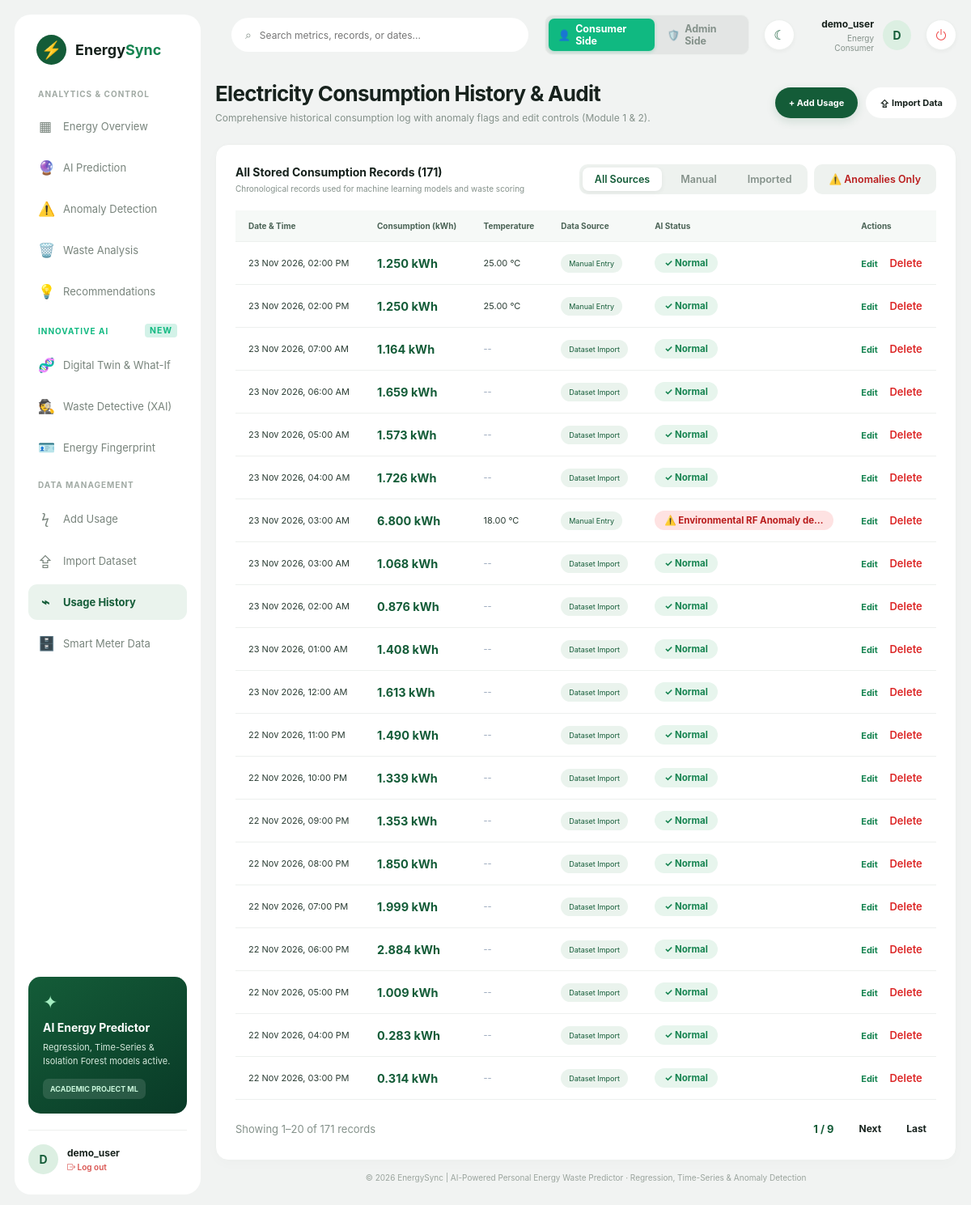
Page /history/ (signed in) on the committed database.
### consumption/models.py (models this page shows, shortened)
class ElectricityConsumption(models.Model):
    SOURCE_CHOICES = [
        ('manual', 'Manual Entry'),
        ('dataset', 'Dataset Import'),
    ]
    user = models.ForeignKey(
        User,
        on_delete=models.CASCADE,
        related_name='consumption_records'
    )
    recorded_at = models.DateTimeField()
    energy_kwh = models.DecimalField(
        max_digits=10,
        decimal_places=3,
        validators=[MinValueValidator(0)]
    )
    temperature = models.DecimalField(
        max_digits=5,
        decimal_places=2,
        null=True,
        blank=True
    )
    source = models.CharField(
        max_length=20,
        choices=SOURCE_CHOICES,
        default='manual'
    )
    created_at = models.DateTimeField(auto_now_add=True)
    class Meta:
        ordering = ['-recorded_at']
        indexes = [
            models.Index(fields=['user', 'recorded_at']),
        ]

class EnergyAnomaly(models.Model):
    user = models.ForeignKey(
        User,
        on_delete=models.CASCADE
    )
    consumption = models.ForeignKey(
        ElectricityConsumption,
        on_delete=models.CASCADE,
        related_name='anomalies'
    )
    anomaly_score = models.FloatField()
    description = models.TextField()
    detected_at = models.DateTimeField(auto_now_add=True)
    is_resolved = models.BooleanField(default=False)

### consumption/views.py (the view)
# urls.py: path('history/', views.history, name='history'),
@login_required
def history(request):
    query = request.GET.get('q', '').strip()
    source_filter = request.GET.get('source', '')
    anomaly_filter = request.GET.get('anomaly', '')
    records = ElectricityConsumption.objects.filter(user=request.user).order_by('-recorded_at')
    if source_filter:
        records = records.filter(source=source_filter)
    if anomaly_filter == 'yes':
        anomaly_ids = EnergyAnomaly.objects.filter(user=request.user).values_list('consumption_id', flat=True)
        records = records.filter(id__in=anomaly_ids)
    paginator = Paginator(records, 20)
    page_number = request.GET.get('page')
    page_obj = paginator.get_page(page_number)
    current_page_ids = [r.id for r in page_obj]
    anomaly_map = {
        a.consumption_id: a
        for a in EnergyAnomaly.objects.filter(user=request.user, consumption_id__in=current_page_ids)
    }
    for r in page_obj:
        r.anomaly = anomaly_map.get(r.id)
    context = {
        'page_obj': page_obj,
        'total_records': paginator.count,
        'source_filter': source_filter,
        'anomaly_filter': anomaly_filter,
        'query': query
    }
    return render(request, 'consumption/history.html', context)

### consumption/templates/consumption/history.html (shortened to what this page needs)
{% extends "base.html" %}
{% load static %}
{% block content %}
<section class="page-heading">
    <div>
        <h1>Electricity Consumption History & Audit</h1>
        <p>Comprehensive historical consumption log with anomaly flags and edit controls (Module 1 & 2).</p>
    </div>
    <div class="heading-actions">
        <a href="{% url 'add_consumption' %}" class="btn-primary">
            + Add Usage
        </a>
        <a href="{% url 'import_data' %}" class="btn-secondary">
            ⇪ Import Data
        </a>
    </div>
</section>
<div class="panel" style="background: white; border-radius: 16px; padding: 24px; border: 1px solid var(--border);">
    <div class="panel-heading" style="flex-wrap: wrap; gap: 12px; margin-bottom: 20px;">
        <div>
            <h3>All Stored Consumption Records ({{ total_records }})</h3>
            <p>Chronological records used for machine learning models and waste scoring</p>
        </div>
        <div style="display: flex; gap: 8px; flex-wrap: wrap;">
            <div class="tab-switcher">
                <a href="?source=" class="tab-btn {% if not source_filter %}active{% endif %}">All Sources</a>
                <a href="?source=manual" class="tab-btn {% if source_filter == 'manual' %}active{% endif %}">Manual</a>
                <a href="?source=dataset" class="tab-btn {% if source_filter == 'dataset' %}active{% endif %}">Imported</a>
            </div>
            <div class="tab-switcher">
                <a href="?anomaly=yes" class="tab-btn {% if anomaly_filter == 'yes' %}active{% endif %}" style="color: #b91c1c;">
                    ⚠️ Anomalies Only
                </a>
            </div>
        </div>
    </div>
    <div class="table-wrapper">
        <table class="custom-table">
            <thead>
                <tr>
                    <th>Date & Time</th>
                    <th>Consumption (kWh)</th>
                    <th>Temperature</th>
                    <th>Data Source</th>
                    <th>AI Status</th>
                    <th>Actions</th>
                </tr>
            </thead>
            <tbody>
                {% for record in page_obj %}
                <tr>
                    <td>{{ record.recorded_at|date:"d M Y, h:i A" }}</td>
                    <td>
                        <strong style="font-size: 14.5px;">{{ record.energy_kwh }} kWh</strong>
                    </td>
                    <td>
                        {% if record.temperature != None %}
                            {{ record.temperature }} °C
                        {% else %}
                            <span style="color: #94a3b8;">--</span>
                        {% endif %}
                    </td>
                    <td>
                        <span class="source-badge">
                            {{ record.get_source_display }}
                        </span>
                    </td>
                    <td>
                        {% if record.anomaly %}
                            <span class="status-pill abnormal" title="{{ record.anomaly.description }}">
                                ⚠️ {{ record.anomaly.description|truncatechars:28 }}
                            </span>
                        {% else %}
                            <span class="status-pill normal">✓ Normal</span>
                        {% endif %}
                    </td>
                    <td>
                        <a href="{% url 'edit_consumption' record.pk %}" style="color: #168451; font-weight: 700; margin-right: 12px;">
                            Edit
                        </a>
                        <form method="POST" action="{% url 'delete_consumption' record.pk %}" style="display: inline;" onsubmit="return confirm('Delete this record?');">
                            <button type="submit" style="background: none; border: none; color: #dc2626; cursor: pointer; font-weight: 600; font-size: 13px;">
                                Delete
                            </button>
                        </form>
                    </td>
                </tr>
                {% endfor %}
            </tbody>
        </table>
    </div>
    {% if page_obj.has_other_pages %}
    <div style="display: flex; justify-content: space-between; align-items: center; margin-top: 22px; font-size: 13px;">
        <span style="color: var(--muted);">
            Showing {{ page_obj.start_index }}–{{ page_obj.end_index }} of {{ total_records }} records
        </span>
        <div style="display: flex; gap: 7px;">
            <span style="padding: 6px 12px; font-weight: 700; color: var(--green);">
                {{ page_obj.number }} / {{ page_obj.paginator.num_pages }}
            </span>
            {% if page_obj.has_next %}
                <a href="?page={{ page_obj.next_page_number }}&source={{ source_filter }}&anomaly={{ anomaly_filter }}" class="btn-secondary" style="padding: 6px 12px; font-size: 12px;">Next</a>
                <a href="?page={{ page_obj.paginator.num_pages }}&source={{ source_filter }}&anomaly={{ anomaly_filter }}" class="btn-secondary" style="padding: 6px 12px; font-size: 12px;">Last</a>
            {% endif %}
        </div>
    </div>
    {% endif %}
</div>
{% endblock %}

### consumption/templates/base.html (shortened to what this page needs)
{% load static %}
<!DOCTYPE html>
<html lang="en">
<head>
    <link rel="stylesheet" href="https://cdn.jsdelivr.net/npm/bootstrap-icons@1.11.3/font/bootstrap-icons.min.css">
    <link rel="stylesheet" href="{% static 'consumption/css/style.css' %}">
</head>
<body>
<div class="app-container">
    <aside class="sidebar">
        <div class="sidebar-header-mobile">
            <div class="brand" style="margin-bottom: 0;">
                <div class="brand-icon">⚡</div>
                <span>Energy<span class="brand-green">Sync</span></span>
            </div>
        </div>
        <div class="menu-heading" style="{% if request.user.is_staff or request.user.is_superuser %}margin-top: 18px;{% endif %}">ANALYTICS & CONTROL</div>
        <nav class="navigation">
            <a href="{% url 'dashboard' %}" class="nav-link {% if request.resolver_match.url_name == 'dashboard' %}active{% endif %}">
                <span>▦</span> Energy Overview
            </a>
            <a href="{% url 'predictions' %}" class="nav-link {% if request.resolver_match.url_name == 'predictions' %}active{% endif %}">
                <span>🔮</span> AI Prediction
            </a>
            <a href="{% url 'anomaly_detection' %}" class="nav-link {% if request.resolver_match.url_name == 'anomaly_detection' %}active{% endif %}">
                <span>⚠️</span> Anomaly Detection
            </a>
            <a href="{% url 'waste_analysis' %}" class="nav-link {% if request.resolver_match.url_name == 'waste_analysis' %}active{% endif %}">
                <span>🗑️</span> Waste Analysis
            </a>
            <a href="{% url 'recommendations' %}" class="nav-link {% if request.resolver_match.url_name == 'recommendations' %}active{% endif %}">
                <span>💡</span> Recommendations
            </a>
        </nav>
        <div class="menu-heading" style="margin-top: 18px; color: #10b981; display: flex; align-items: center; justify-content: space-between;">
            <span>INNOVATIVE AI</span>
            <span style="background: rgba(16, 185, 129, 0.18); color: #10b981; font-size: 0.65rem; padding: 2px 6px; border-radius: 4px; font-weight: 700;">NEW</span>
        </div>
        <nav class="navigation">
            <a href="{% url 'digital_twin' %}" class="nav-link {% if request.resolver_match.url_name == 'digital_twin' %}active{% endif %}" title="01 Digital Twin, 03 What-If, 06 Lifestyle Predictor">
                <span>🧬</span> Digital Twin & What-If
            </a>
            <a href="{% url 'waste_detective' %}" class="nav-link {% if request.resolver_match.url_name == 'waste_detective' %}active{% endif %}" title="02 Waste Detective & 07 Explainable AI (XAI)">
                <span>🕵️</span> Waste Detective (XAI)
            </a>
            <a href="{% url 'energy_fingerprint' %}" class="nav-link {% if request.resolver_match.url_name == 'energy_fingerprint' %}active{% endif %}" title="05 Personal Energy Fingerprint & DNA Archetype">
                <span>🪪</span> Energy Fingerprint
            </a>
        </nav>
        <div class="menu-heading" style="margin-top: 18px;">DATA MANAGEMENT</div>
        <nav class="navigation">
            <a href="{% url 'add_consumption' %}" class="nav-link {% if request.resolver_match.url_name == 'add_consumption' %}active{% endif %}">
                <span>ϟ</span> Add Usage
            </a>
            <a href="{% url 'import_data' %}" class="nav-link {% if request.resolver_match.url_name == 'import_data' %}active{% endif %}">
                <span>⇪</span> Import Dataset
            </a>
            <a href="{% url 'history' %}" class="nav-link {% if request.resolver_match.url_name == 'history' or request.resolver_match.url_name == 'edit_consumption' %}active{% endif %}">
                <span>⌁</span> Usage History
            </a>
            <a href="{% url 'dataset' %}" class="nav-link {% if request.resolver_match.url_name == 'dataset' %}active{% endif %}">
                <span>🗄️</span> Smart Meter Data
            </a>
        </nav>
        <div class="sidebar-bottom">
            <div class="upgrade-card">
                <div class="upgrade-icon">✦</div>
                <h4>AI Energy Predictor</h4>
                <p>Regression, Time-Series & Isolation Forest models active.</p>
                <span>ACADEMIC PROJECT ML</span>
            </div>
            {% if user.is_authenticated %}
            <div class="sidebar-user">
                <div class="avatar">
                    {{ user.username|first|upper }}
                </div>
                <div class="user-info">
                    <strong>{{ user.username }}</strong>
                    <small><a href="{% url 'logout' %}" style="color:#d9534f; font-weight:600;"><i class="bi bi-box-arrow-right"></i> Log out</a></small>
                </div>
            </div>
            {% endif %}
        </div>
    </aside>
    <main class="main-content">
        <header class="topbar">
            <div class="search-box">
                <span>⌕</span>
                <input type="text"
                       placeholder="Search metrics, records, or dates..."
                       id="dashboardSearch">
            </div>
            <div class="topbar-right">
                <div style="display: inline-flex; align-items: center; background: rgba(0,0,0,0.06); padding: 4px; border-radius: 10px; border: 1px solid var(--border); gap: 4px;">
                    <a href="{% url 'switch_role' 'consumer' %}"
                       title="Switch to Domestic Consumer Dashboard (demo_user)"
                       style="padding: 5px 12px; border-radius: 7px; font-size: 0.78rem; font-weight: 700; text-decoration: none; display: flex; align-items: center; gap: 6px; transition: all 0.2s; {% if not request.user.is_superuser %}background: #10b981; color: white; box-shadow: 0 1px 4px rgba(16,185,129,0.3);{% else %}color: var(--muted); background: transparent;{% endif %}">
                        <span>👤</span> Consumer Side
                    </a>
                    <a href="{% url 'switch_role' 'admin' %}"
                       title="Switch to Grid Administrator Portal (hp)"
                       style="padding: 5px 12px; border-radius: 7px; font-size: 0.78rem; font-weight: 700; text-decoration: none; display: flex; align-items: center; gap: 6px; transition: all 0.2s; {% if request.user.is_superuser %}background: #f59e0b; color: white; box-shadow: 0 1px 4px rgba(245,158,11,0.3);{% else %}color: var(--muted); background: transparent;{% endif %}">
                        <span>🛡️</span> Admin Side
                    </a>
                </div>
                <button class="icon-button theme-toggle-btn" id="themeToggle"
                        title="Toggle Dark/Light Mode" aria-label="Toggle theme">☾</button>
                <div class="profile">
                    <div class="profile-text">
                        <strong>{{ request.user.username }}</strong>
                        {% if request.user.is_staff or request.user.is_superuser %}
                            <small style="color: #d97706; font-weight: 700;">★ Grid Administrator</small>
                        {% else %}
                            <small>Energy Consumer</small>
                        {% endif %}
                    </div>
                    <div class="avatar" style="{% if request.user.is_staff or request.user.is_superuser %}background: #d97706; color: white;{% endif %}">
                        {{ request.user.username|first|upper }}
                    </div>
                </div>
                <a href="{% url 'logout' %}" class="icon-button logout-btn" title="Sign Out" aria-label="Sign Out">
                    <i class="bi bi-power"></i>
                </a>
            </div>
        </header>
        {% block content %}
        {% endblock %}
        <footer class="footer">
            <p>© 2026 EnergySync | AI-Powered Personal Energy Waste Predictor · Regression, Time-Series & Anomaly Detection</p>
        </footer>
    </main>
</div>
</body>
</html>

### rows in the picture
ElectricityConsumption: recorded_at "23 Nov 2026, 02:00 PM", energy_kwh "1.250", temperature "25.00", source "Manual Entry", shows "✓ Normal"
ElectricityConsumption: recorded_at "23 Nov 2026, 02:00 PM", energy_kwh "1.250", temperature "25.00", source "Manual Entry", shows "✓ Normal"
ElectricityConsumption: recorded_at "23 Nov 2026, 07:00 AM", energy_kwh "1.164", source "Dataset Import", shows "✓ Normal"
ElectricityConsumption: recorded_at "23 Nov 2026, 06:00 AM", energy_kwh "1.659", source "Dataset Import", shows "✓ Normal"
ElectricityConsumption: recorded_at "23 Nov 2026, 05:00 AM", energy_kwh "1.573", source "Dataset Import", shows "✓ Normal"
ElectricityConsumption: recorded_at "23 Nov 2026, 04:00 AM", energy_kwh "1.726", source "Dataset Import", shows "✓ Normal"
ElectricityConsumption: recorded_at "23 Nov 2026, 03:00 AM", energy_kwh "6.800", temperature "18.00", source "Manual Entry", anomaly.description "Environmental RF Anomaly de…"
ElectricityConsumption: recorded_at "23 Nov 2026, 03:00 AM", energy_kwh "1.068", source "Dataset Import", shows "✓ Normal"
ElectricityConsumption: recorded_at "23 Nov 2026, 02:00 AM", energy_kwh "0.876", source "Dataset Import", shows "✓ Normal"
ElectricityConsumption: recorded_at "23 Nov 2026, 01:00 AM", energy_kwh "1.408", source "Dataset Import", shows "✓ Normal"
ElectricityConsumption: recorded_at "23 Nov 2026, 12:00 AM", energy_kwh "1.613", source "Dataset Import", shows "✓ Normal"
ElectricityConsumption: recorded_at "22 Nov 2026, 11:00 PM", energy_kwh "1.490", source "Dataset Import", shows "✓ Normal"
ElectricityConsumption: recorded_at "22 Nov 2026, 10:00 PM", energy_kwh "1.339", source "Dataset Import", shows "✓ Normal"
ElectricityConsumption: recorded_at "22 Nov 2026, 09:00 PM", energy_kwh "1.353", source "Dataset Import", shows "✓ Normal"
ElectricityConsumption: recorded_at "22 Nov 2026, 08:00 PM", energy_kwh "1.850", source "Dataset Import", shows "✓ Normal"
ElectricityConsumption: recorded_at "22 Nov 2026, 07:00 PM", energy_kwh "1.999", source "Dataset Import", shows "✓ Normal"
ElectricityConsumption: recorded_at "22 Nov 2026, 06:00 PM", energy_kwh "2.884", source "Dataset Import", shows "✓ Normal"
ElectricityConsumption: recorded_at "22 Nov 2026, 05:00 PM", energy_kwh "1.009", source "Dataset Import", shows "✓ Normal"
ElectricityConsumption: recorded_at "22 Nov 2026, 04:00 PM", energy_kwh "0.283", source "Dataset Import", shows "✓ Normal"
ElectricityConsumption: recorded_at "22 Nov 2026, 03:00 PM", energy_kwh "0.314", source "Dataset Import", shows "✓ Normal"

### other values in the picture
{{ user.username|first|upper }} "D"
{{ user.username }} "demo_user"
{{ request.user.username }} "demo_user"
{{ request.user.username|first|upper }} "D"
{{ total_records }} "171"
{{ page_obj.start_index }} "1"
{{ page_obj.end_index }} "20"
{{ page_obj.number }} "1"
{{ page_obj.paginator.num_pages }} "9"
